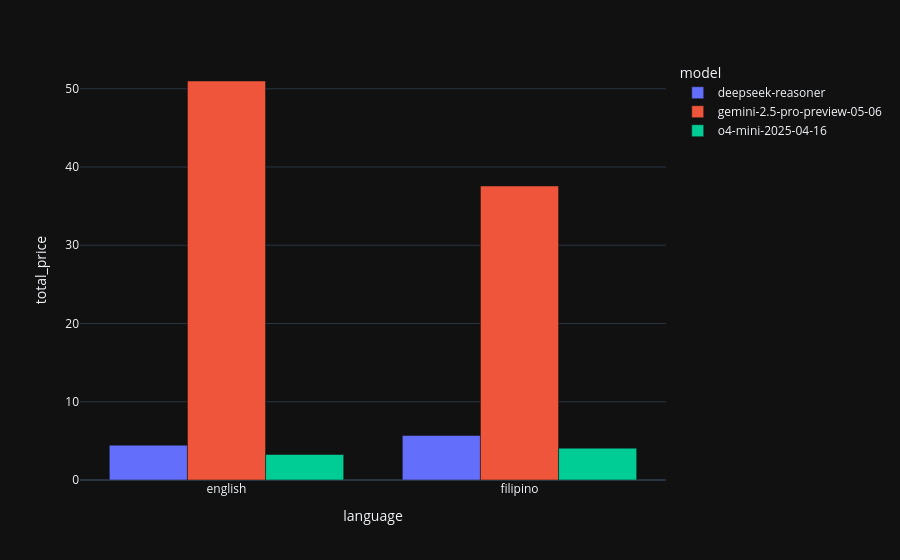

The notebook cell saved with this chart:
### Markdown cell above
#### Which model is the cheapest?

### Code cell
language_model_cost = (
    df.groupby(['language', 'model'])['total_price']
    .sum()
    .reset_index()
    .round(2)
)

fig = px.bar(
    language_model_cost,
    x='language',
    y='total_price',
    color='model',
    barmode='group',
)

fig.show()

### Figure 1 — Plotly figure (JSON) as saved in the notebook; plotly's stock layout.template omitted (floating-point values rounded to 4 significant figures)
{"data": [{"alignmentgroup": "True", "hovertemplate": "model=deepseek-reasoner<br>language=%{x}<br>total_price=%{y}<extra></extra>", "legendgroup": "deepseek-reasoner", "marker": {"color": "#636efa", "pattern": {"shape": ""}}, "name": "deepseek-reasoner", "offsetgroup": "deepseek-reasoner", "orientation": "v", "showlegend": true, "textposition": "auto", "type": "bar", "x": ["english", "filipino"], "xaxis": "x", "y": [4.45, 5.69], "yaxis": "y"}, {"alignmentgroup": "True", "hovertemplate": "model=gemini-2.5-pro-preview-05-06<br>language=%{x}<br>total_price=%{y}<extra></extra>", "legendgroup": "gemini-2.5-pro-preview-05-06", "marker": {"color": "#EF553B", "pattern": {"shape": ""}}, "name": "gemini-2.5-pro-preview-05-06", "offsetgroup": "gemini-2.5-pro-preview-05-06", "orientation": "v", "showlegend": true, "textposition": "auto", "type": "bar", "x": ["english", "filipino"], "xaxis": "x", "y": [50.99, 37.57], "yaxis": "y"}, {"alignmentgroup": "True", "hovertemplate": "model=o4-mini-2025-04-16<br>language=%{x}<br>total_price=%{y}<extra></extra>", "legendgroup": "o4-mini-2025-04-16", "marker": {"color": "#00cc96", "pattern": {"shape": ""}}, "name": "o4-mini-2025-04-16", "offsetgroup": "o4-mini-2025-04-16", "orientation": "v", "showlegend": true, "textposition": "auto", "type": "bar", "x": ["english", "filipino"], "xaxis": "x", "y": [3.26, 4.07], "yaxis": "y"}], "layout": {"barmode": "group", "legend": {"title": {"text": "model"}, "tracegroupgap": 0}, "margin": {"t": 60}, "xaxis": {"anchor": "y", "domain": [0, 1], "title": {"text": "language"}}, "yaxis": {"anchor": "x", "domain": [0, 1], "title": {"text": "total_price"}}}}
